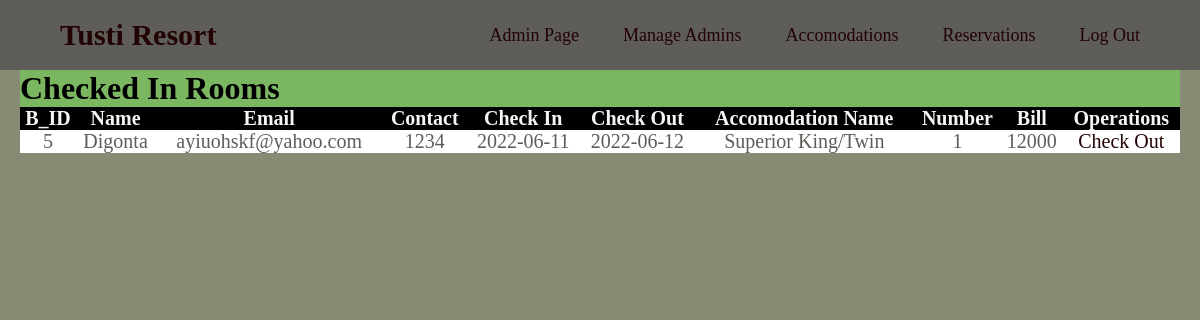
/src/html-php/checkinshowrooms.php, run on the app's committed database.
### tables this page shows
CREATE TABLE `checkin` (
  `bookingid` int(11) NOT NULL,
  `username` varchar(50) NOT NULL,
  `email` varchar(50) NOT NULL,
  `phonenumber` int(15) NOT NULL,
  `checkindate` date NOT NULL,
  `checkoutdate` date NOT NULL,
  `accomodationtype` varchar(100) NOT NULL,
  `accomodationname` varchar(100) NOT NULL,
  `accomodationnumber` int(11) NOT NULL,
  `bookingstatus` varchar(110) NOT NULL,
  `bill` int(11) NOT NULL
);

### src/html-php/checkinshowrooms.php (the view, shortened to what this page needs)
<!DOCTYPE html>
<html lang="en">
<head>
    <link rel = "stylesheet" href="../css/style_admin.css">
</head>
<body>
    <nav>
    <div class="logo"><a href="../html-php/home.php">Tusti Resort</a></div>
        <ul>
            <li><a href="../html-php/admin.php">Admin Page</a></li>
            <li><a href="#">Manage Admins</a>
            </li>
            <li><a href="#">Accomodations</a>
            </li>
            <li><a href="#">Reservations</a>
            </li>
            <li><a href="../html-php/logout.php">Log Out</a></li>
        </ul>
    </nav>
<div class="list">
    <div>
        <h1>Checked In Rooms</h1>
    </div>
    <table>
        <thead>
            <tr>
                <th>B_ID</th>
                <th>Name</th>
                <th>Email</th>
                <th>Contact</th>
                <th>Check In</th>
                <th>Check Out</th>
                <th>Accomodation Name</th>
                <th>Number</th>
                <th>Bill</th>
                <th colspan="2">Operations</th>
            </tr>
        </thead>
        <tbody>
        <?php
        include 'connection.php';
        $selectquery = "select * from checkin where accomodationtype= 'Room' and bookingstatus= 'CheckedIn'";
        $query = mysqli_query($con, $selectquery);
        while($res = mysqli_fetch_array($query)){
        ?>
           <tr>
            <td><?php echo $res['bookingid'];?></td>
            <td><?php echo $res['username'];?></td>
            <td><?php echo $res['email'];?></td>
            <td><?php echo $res['phonenumber'];?></td>
            <td><?php echo $res['checkindate'];?></td>
            <td><?php echo $res['checkoutdate'];?></td>
            <td><?php echo $res['accomodationname'];?></td>
            <td><?php echo $res['accomodationnumber'];?></td>
            <td><?php echo $res['bill'];?></td>
            <td><a href='checkoutrooms.php?idno=<?php echo $res['bookingid']?>' onclick= 'return checkdelete()' >Check Out</a></td>
           </tr>
        <?php
        }
        ?>
        </tbody>
    </table>
    </div>
</body>
</html>

### src/css/style_admin.css (style rules this page uses)
* { margin: 0; padding: 0; }
body { background-color: whitesmoke; background-size: cover; background-position: center center; height: 100vh; box-sizing: border-box; }
nav { background: rgb(94, 93, 89); font-family: times; }
nav:after { content: ''; clear: both; display: table; }
nav .logo { float: left; color: whitesmoke; font-size: 30px; font-weight: 600; line-height: 70px; padding-left: 60px; }
nav ul { float: right; list-style: none; margin-right: 40px; position: relative; }
nav ul li { display: inline-block; background: rgb(94, 93, 89); margin: 0 5px; }
nav ul li a { color:rgb(34, 2, 2); text-decoration: none; line-height: 70px; font-size:18px; padding: 8px 15px; }
.list { background-color: rgb(123,182,97); margin-left: 20px; margin-right: 20px; }

### src/html-php/checkinshowrooms.php (style rules this page uses)
body { background-color: rgb(137,138,116); }
table { border-collapse: collapse; width: 100%; color: #5E5D59; font-family: times; font-size: 20px; text-align: center; }
th { background-color: black; color: whitesmoke; }
tr:nth-child(odd) { background-color: white; color: #5E5D59; }
a { color: rgb(34, 2, 2); text-decoration: none; }

### data on the page
checkin: bookingid "5", username "Digonta", email "ayiuohskf@yahoo.com", phonenumber "1234", checkindate "2022-06-11", checkoutdate "2022-06-12", accomodationname "Superior King/Twin", accomodationnumber "1", bill "12000"
